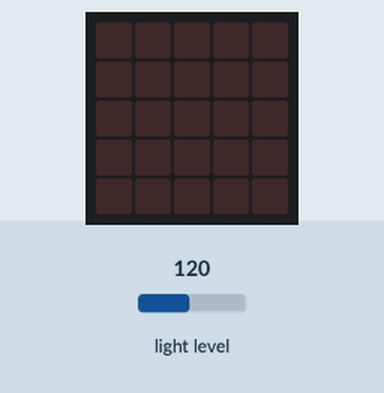
A program run on a simulated BBC micro:bit running MicroPython. Shown: the board's 5×5 LED display. The test bench sets the inputs (shaded band); at power-on: light level 120.

Above: at 1.2 s.
1.3 s: light level set to 54
2.8 s: light level set to 45
At 4.0 s:
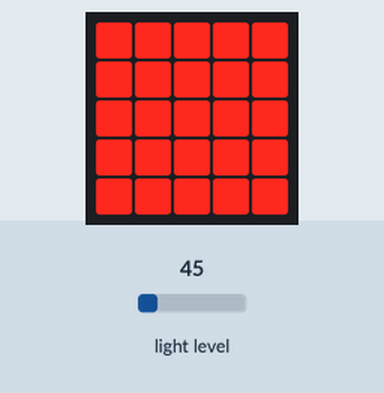
4.5 s: light level set to 64
At 5.4 s:
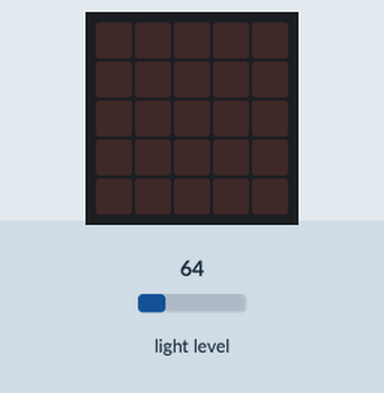
6.0 s: light level set to 5
At 7.0 s:
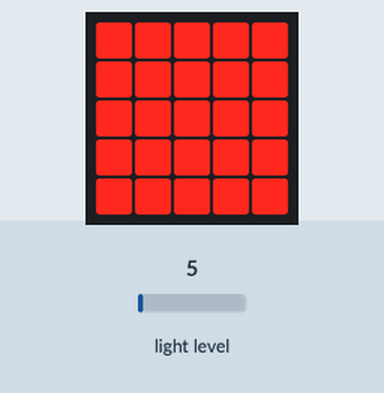
7.5 s: light level set to 128
At 8.3 s:
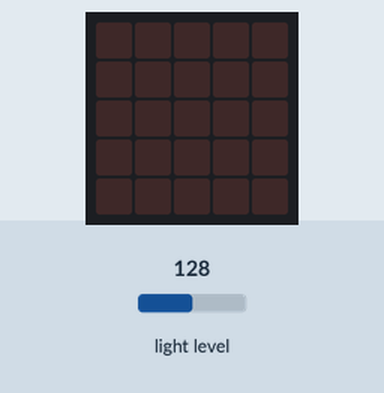
Timing chart, 0 to 10.0 s (numbered marks = the images above; inputs shaded):
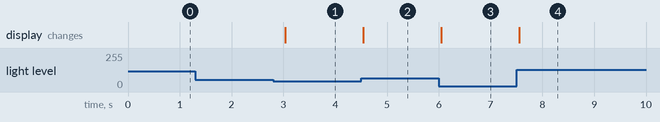

Measured:
- the behaviour switches between 50 and 49 on light level (found by bisection; images 0 and 1)
- after the input at 1.3 s, every drawn part: stays the same
- after the input at 2.8 s, the display: changes after 0.23 s (image 1)
- after the input at 4.5 s, the display: changes at once (image 2)
- after the input at 6.0 s, the display: changes after 0.05 s (image 3)
- after the input at 7.5 s, the display: changes after 0.06 s (image 4)

The program:

main.py
```python
from microbit import *

while True:
    if display.read_light_level() < 50:
        display.show(Image("99999:99999:99999:99999:99999"))
    else:
        display.clear()
    sleep(300)
```
